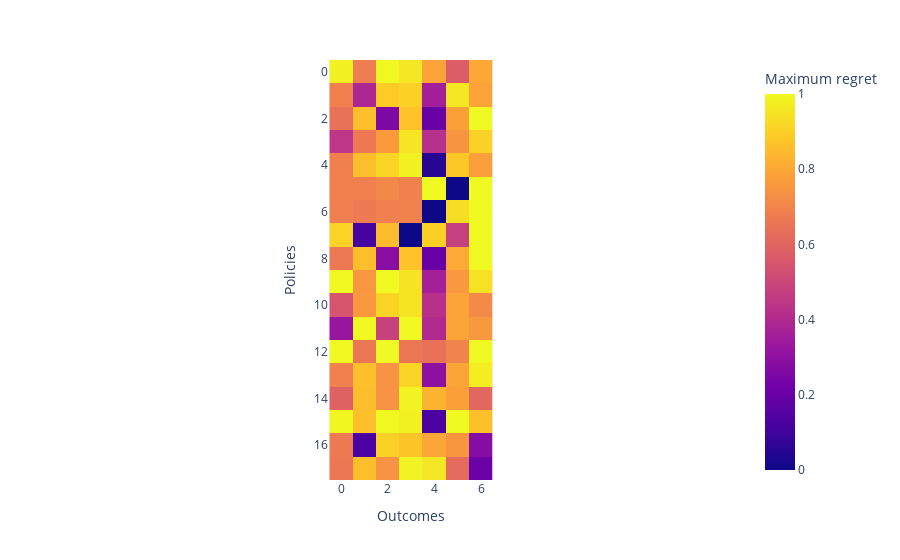

The code cell stored with this chart in its notebook:
### Code cell
fig = px.imshow(max_regret/max_regret.max(), labels=dict(x="Outcomes", y = "Policies", color = "Maximum regret"))
fig.show()
